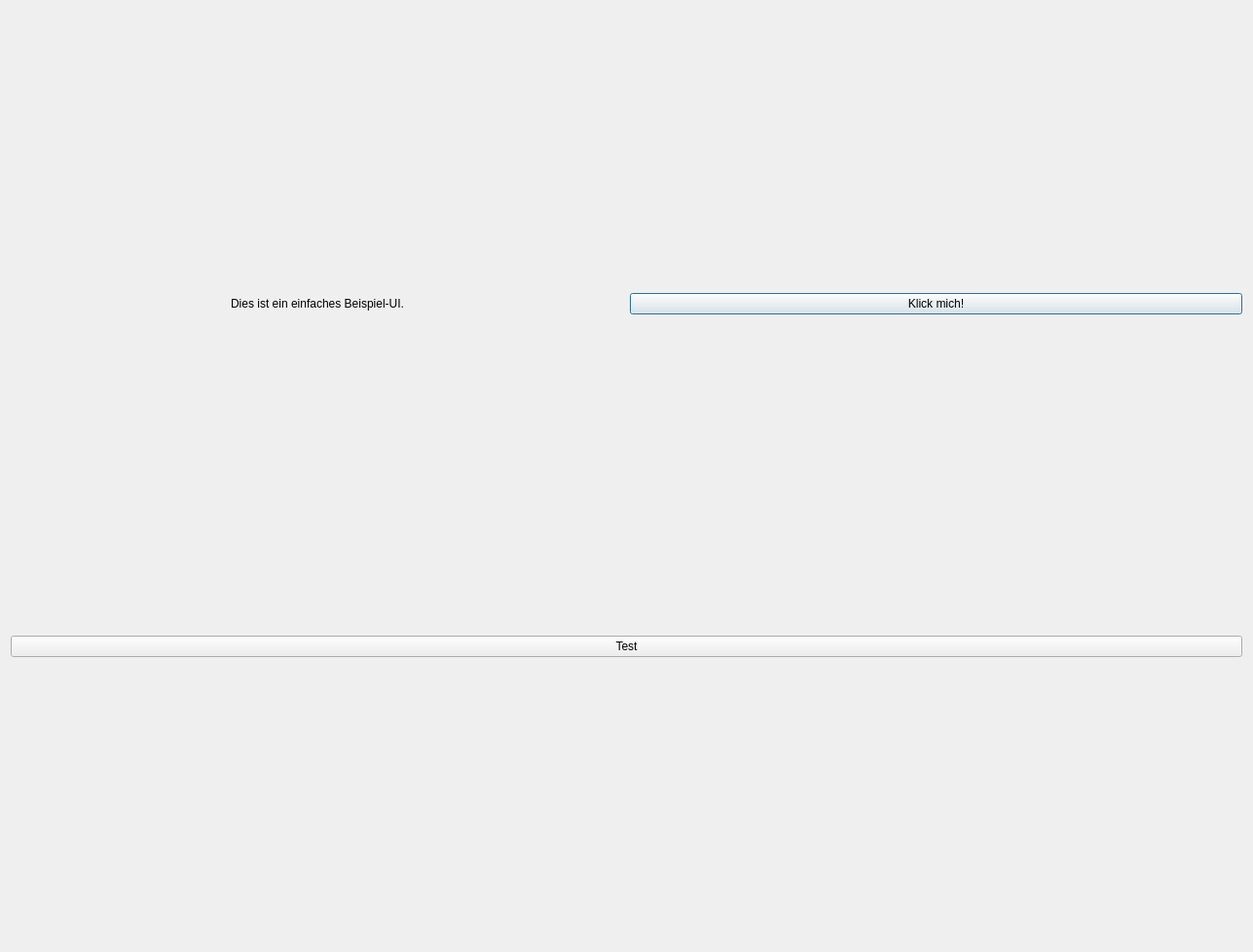
<?xml version="1.0" encoding="UTF-8"?>
<ui version="4.0">
 <class>SimpleDialog</class>
 <widget class="QDialog" name="SimpleDialog">
  <property name="geometry">
   <rect>
    <x>0</x>
    <y>0</y>
    <width>1287</width>
    <height>978</height>
   </rect>
  </property>
  <property name="windowTitle">
   <string>Einfacher Dialog</string>
  </property>
  <layout class="QVBoxLayout" name="verticalLayout">
   <item>
    <layout class="QHBoxLayout" name="horizontalLayout">
     <item>
      <widget class="QLabel" name="label">
       <property name="maximumSize">
        <size>
         <width>16777215</width>
         <height>16777186</height>
        </size>
       </property>
       <property name="text">
        <string>Dies ist ein einfaches Beispiel-UI.</string>
       </property>
       <property name="alignment">
        <set>Qt::AlignmentFlag::AlignCenter</set>
       </property>
      </widget>
     </item>
     <item>
      <widget class="QPushButton" name="pushButton">
       <property name="text">
        <string>Klick mich!</string>
       </property>
      </widget>
     </item>
    </layout>
   </item>
   <item>
    <spacer name="verticalSpacer">
     <property name="orientation">
      <enum>Qt::Orientation::Vertical</enum>
     </property>
     <property name="sizeType">
      <enum>QSizePolicy::Policy::Fixed</enum>
     </property>
     <property name="sizeHint" stdset="0">
      <size>
       <width>20</width>
       <height>34</height>
      </size>
     </property>
    </spacer>
   </item>
   <item>
    <layout class="QVBoxLayout" name="verticalLayout_2">
     <item>
      <widget class="QPushButton" name="pushButton_2">
       <property name="text">
        <string>Test</string>
       </property>
      </widget>
     </item>
    </layout>
   </item>
  </layout>
 </widget>
 <resources/>
 <connections/>
</ui>
